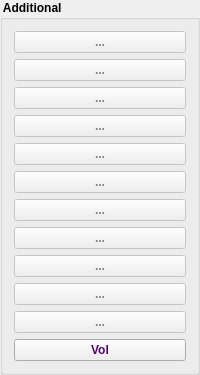
        <widget class="QGroupBox" name="bgOtherBox">
         <property name="sizePolicy">
          <sizepolicy hsizetype="Preferred" vsizetype="Expanding">
           <horstretch>0</horstretch>
           <verstretch>0</verstretch>
          </sizepolicy>
         </property>
         <property name="palette">
          <palette>
           <active>
            <colorrole role="ButtonText">
             <brush brushstyle="SolidPattern">
              <color alpha="255">
               <red>85</red>
               <green>0</green>
               <blue>127</blue>
              </color>
             </brush>
            </colorrole>
           </active>
           <inactive>
            <colorrole role="ButtonText">
             <brush brushstyle="SolidPattern">
              <color alpha="255">
               <red>85</red>
               <green>0</green>
               <blue>127</blue>
              </color>
             </brush>
            </colorrole>
           </inactive>
           <disabled>
            <colorrole role="ButtonText">
             <brush brushstyle="SolidPattern">
              <color alpha="255">
               <red>128</red>
               <green>128</green>
               <blue>128</blue>
              </color>
             </brush>
            </colorrole>
           </disabled>
          </palette>
         </property>
         <property name="font">
          <font>
           <weight>75</weight>
           <bold>true</bold>
          </font>
         </property>
         <property name="title">
          <string> Additional </string>
         </property>
         <layout class="QVBoxLayout" name="verticalLayout_4">
          <item>
           <widget class="QPushButton" name="pbA_1">
            <property name="enabled">
             <bool>false</bool>
            </property>
            <property name="text">
             <string>...</string>
            </property>
            <property name="checkable">
             <bool>true</bool>
            </property>
           </widget>
          </item>
          <item>
           <widget class="QPushButton" name="pbA_2">
            <property name="enabled">
             <bool>false</bool>
            </property>
            <property name="text">
             <string>...</string>
            </property>
            <property name="checkable">
             <bool>true</bool>
            </property>
           </widget>
          </item>
          <item>
           <widget class="QPushButton" name="pbA_3">
            <property name="enabled">
             <bool>false</bool>
            </property>
            <property name="text">
             <string>...</string>
            </property>
            <property name="checkable">
             <bool>true</bool>
            </property>
           </widget>
          </item>
          <item>
           <widget class="QPushButton" name="pbA_4">
            <property name="enabled">
             <bool>false</bool>
            </property>
            <property name="text">
             <string>...</string>
            </property>
            <property name="checkable">
             <bool>true</bool>
            </property>
           </widget>
          </item>
          <item>
           <widget class="QPushButton" name="pbA_5">
            <property name="enabled">
             <bool>false</bool>
            </property>
            <property name="text">
             <string>...</string>
            </property>
            <property name="checkable">
             <bool>true</bool>
            </property>
           </widget>
          </item>
          <item>
           <widget class="QPushButton" name="pbA_6">
            <property name="enabled">
             <bool>false</bool>
            </property>
            <property name="text">
             <string>...</string>
            </property>
            <property name="checkable">
             <bool>true</bool>
            </property>
           </widget>
          </item>
          <item>
           <widget class="QPushButton" name="pbA_7">
            <property name="enabled">
             <bool>false</bool>
            </property>
            <property name="text">
             <string>...</string>
            </property>
            <property name="checkable">
             <bool>true</bool>
            </property>
           </widget>
          </item>
          <item>
           <widget class="QPushButton" name="pbA_8">
            <property name="enabled">
             <bool>false</bool>
            </property>
            <property name="text">
             <string>...</string>
            </property>
            <property name="checkable">
             <bool>true</bool>
            </property>
           </widget>
          </item>
          <item>
           <widget class="QPushButton" name="pbA_9">
            <property name="enabled">
             <bool>false</bool>
            </property>
            <property name="text">
             <string>...</string>
            </property>
            <property name="checkable">
             <bool>true</bool>
            </property>
           </widget>
          </item>
          <item>
           <widget class="QPushButton" name="pbA_10">
            <property name="enabled">
             <bool>false</bool>
            </property>
            <property name="text">
             <string>...</string>
            </property>
            <property name="checkable">
             <bool>true</bool>
            </property>
           </widget>
          </item>
          <item>
           <widget class="QPushButton" name="pbA_11">
            <property name="enabled">
             <bool>false</bool>
            </property>
            <property name="text">
             <string>...</string>
            </property>
            <property name="checkable">
             <bool>true</bool>
            </property>
           </widget>
          </item>
          <item>
           <widget class="QPushButton" name="pbA_0">
            <property name="toolTip">
             <string>Volume balance constraint</string>
            </property>
            <property name="text">
             <string>Vol</string>
            </property>
            <property name="checkable">
             <bool>true</bool>
            </property>
            <property name="checked">
             <bool>false</bool>
            </property>
           </widget>
          </item>
         </layout>
        </widget>
